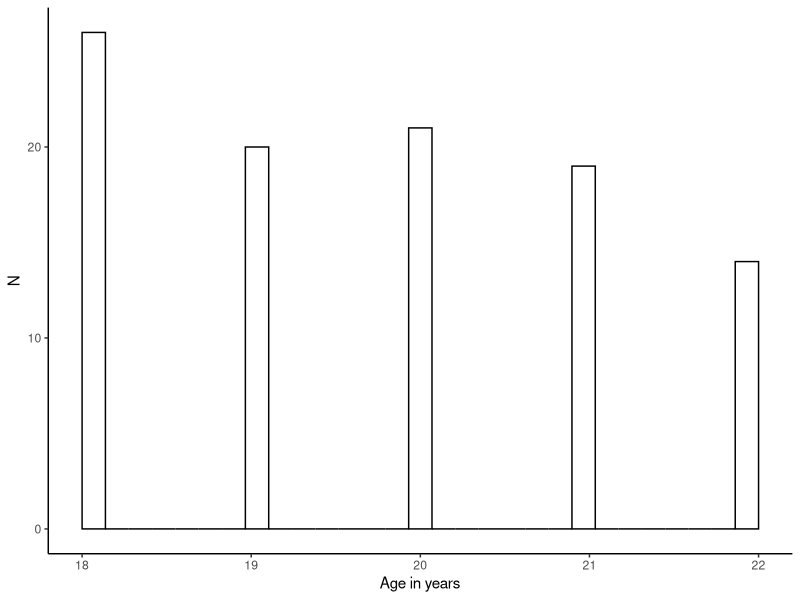
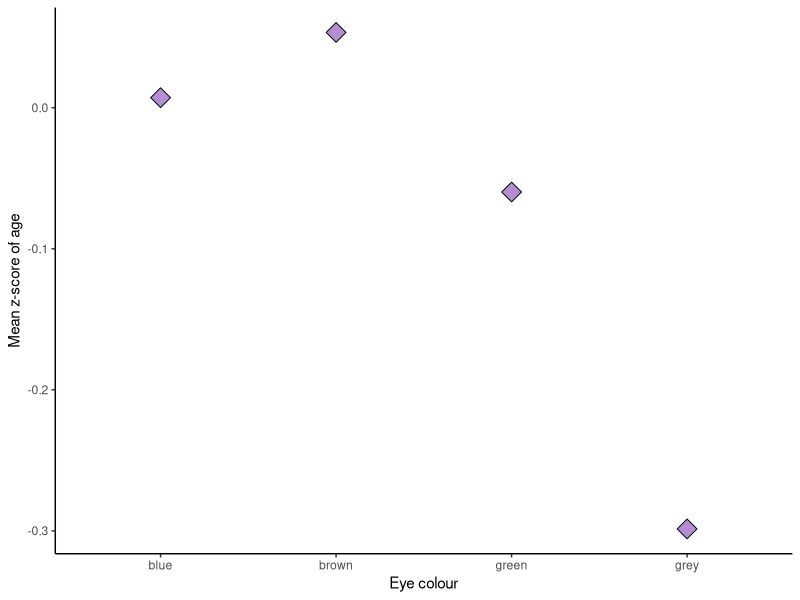

R code for these plots, in order:
## ---- chunk 1
library(tidyverse)
knitr::opts_chunk$set(echo = T, fig.height=3, fig.width=5, fig.align = "center")
## ---- chunk 2
n <- 100 # sample size
# let's create us some data
my_data <- tibble(
  id = sample(x = 1000:1999, # numbers we're sampling from
               # how many numbers are we drawing? (n defined in 1st line of code)
              size = n),
  age = sample(x = 18:22,
               size = n,
               # n is larger than number of things we're sampling from so we need
               # sample with replacement
               replace = TRUE),
  eye_col = sample(c("blue", "green", "grey", "brown"),
                   size = n,
                   replace = TRUE,
                   # probabilities of sampling each colour
                   prob = c(.3, .12, .09, .49))
)
## ---- chunk 3
filter(.data = my_data, age <= 19 | eye_col == "brown")
## ---- chunk 4
filter(.data = my_data, age > 19 & age < 22)
## ---- chunk 5
mutate(.data = my_data,
       eye_col = factor(eye_col), # turn eye_col into a factor of itself
       age_z = scale(age)) # create new variable age_z
## ---- chunk 6
my_data2 <- mutate(.data = my_data,
                  eye_col = factor(eye_col),
                  age_z = scale(age))

my_data2 <- mutate(my_data2, age_z_abs = abs(age_z))
## ---- chunk 7
my_data2
## ---- chunk 8
my_data2 %>%
  ggplot(mapping = aes(x = age)) +
  geom_histogram(color = "black", fill = "white") +
  labs(x = "Age in years", y = "N") +
  theme_classic()
## ---- chunk 9
my_data %>%
  group_by(eye_col) %>%
  summarise(mean_age = mean(age),
            sd_age = sd(age))
## ---- chunk 10
my_data %>%
  mutate(age_z = scale(age)) %>%
  group_by(eye_col) %>%
  summarise(mean_age_z = mean(age_z))
## ---- chunk 11
my_data %>%
  mutate(age_z = scale(age)) %>%
  group_by(eye_col) %>%
  summarise(mean_age_z = mean(age_z)) %>%
  ggplot(mapping = aes(x = eye_col, y = mean_age_z)) +
  geom_point(fill = "#b38ed2", size = 5, shape = 23) +
  labs(x = "Eye colour", y = "Mean z-score of age") +
  theme_classic()
